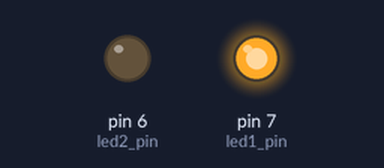
Simulated run of this sketch. Board: Arduino Uno, built with avr-gcc and run on an emulated ATmega328P. Shown: output pins drawn as LEDs (lit = HIGH).

Above: at 0.5 s.
At 2.5 s:
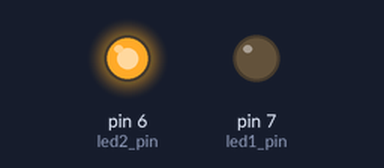
At 3.5 s:
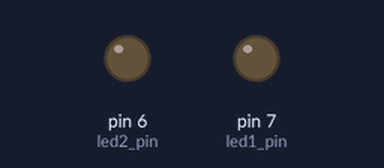
Timing chart, 0 to 5.2 s (numbered marks = the images above):
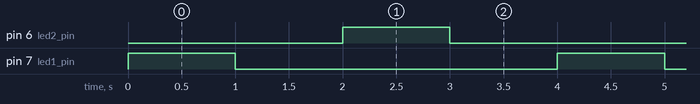

Measured:
- by itself, pin 6 (led2_pin), pin 7 (led1_pin): alternates HIGH for 1.0 s and LOW for 3.0 s
- by itself, everything shown: repeats every 4.0 s, in 4 steps

The sketch:

Engedi_Multitasking_0.ino
```cpp
 int led1_pin = 7;
 int led2_pin = 6;

void setup() {
  // put your setup code here, to run once:
pinMode(led1_pin, OUTPUT);
pinMode(led2_pin, OUTPUT);
}

void loop() {
  // put your main code here, to run repeatedly:
digitalWrite(led1_pin, HIGH);
delay(1000);
digitalWrite(led1_pin, LOW);
delay(1000);
digitalWrite(led2_pin, HIGH);
delay(1000);
digitalWrite(led2_pin, LOW);
delay(1000);
}
```
